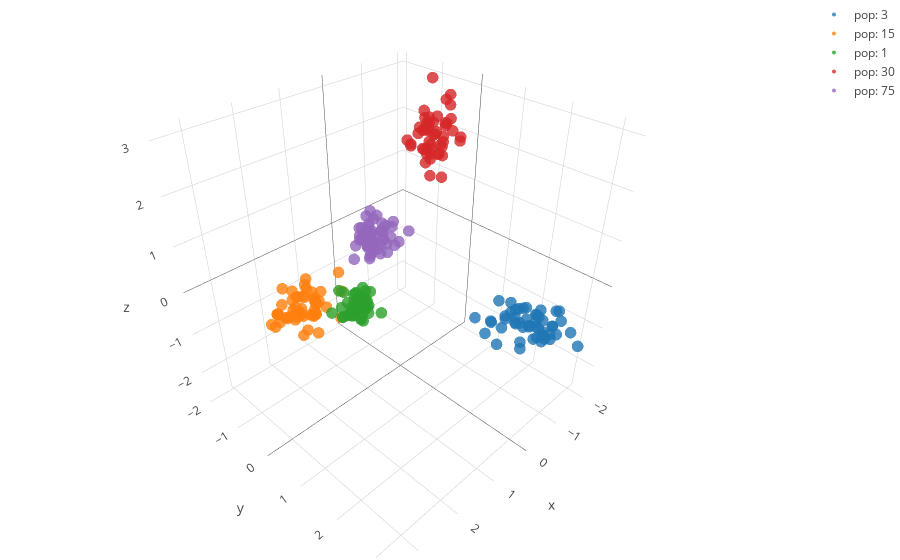

Notebook code for this chart:
### Code cell
## lets visualize the result now:

fig_data= [go.Scatter3d(
        x = features[[x for x in range(sum(Sizes)) if labels[x] == i],0],
        y = features[[x for x in range(sum(Sizes)) if labels[x] == i],1],
        z = features[[x for x in range(sum(Sizes)) if labels[x] == i],2],
        type='scatter3d',
        mode= "markers",
        marker= {
        'line': {'width': 0},
        'size': 4,
        'symbol': 'circle',
      "opacity": .8
      },
      name= 'pop: {}'.format(Pops[i])
    ) for i in range(N_pops)]


layout = go.Layout(
    margin=dict(
        l=0,
        r=0,
        b=0,
        t=0
    )
)

fig = go.Figure(data=fig_data, layout=layout)
iplot(fig)
